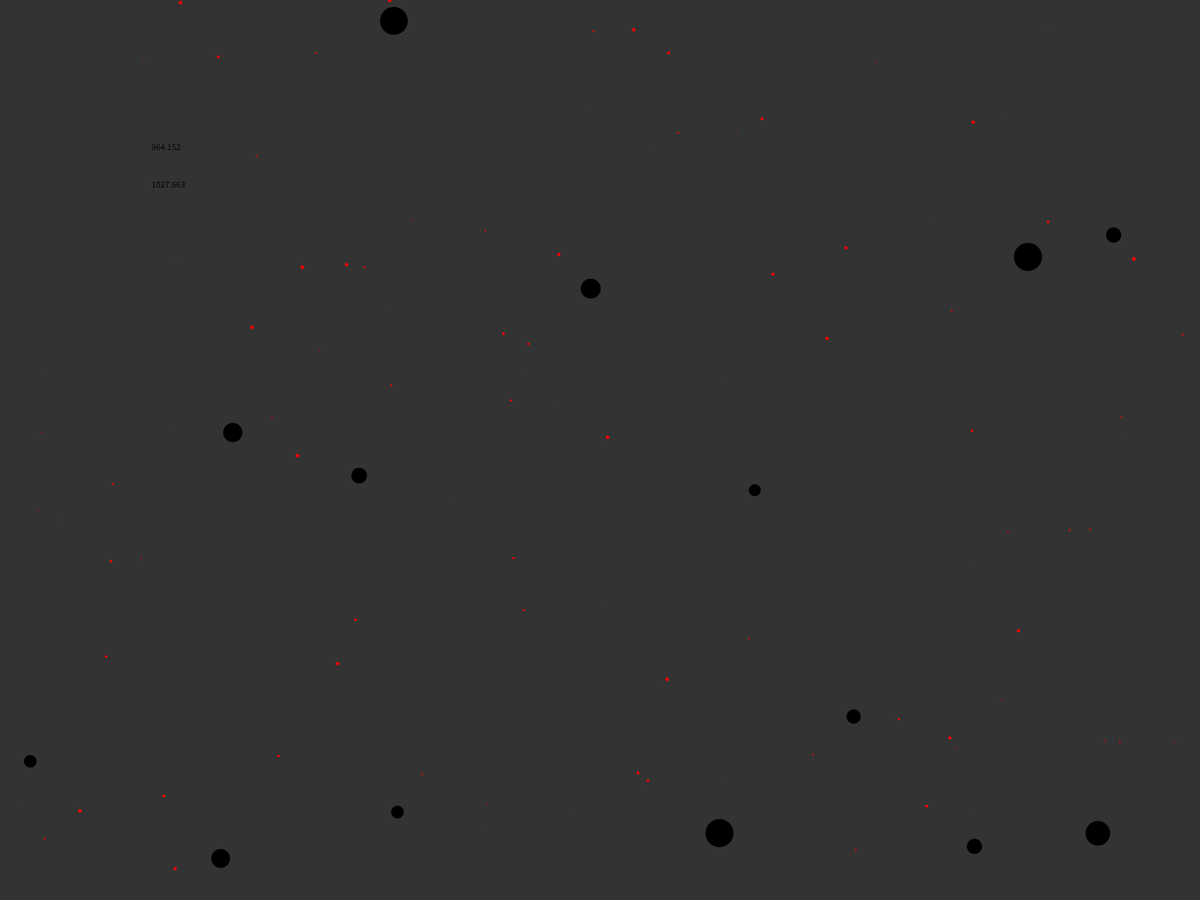
Frame 1 (no input)
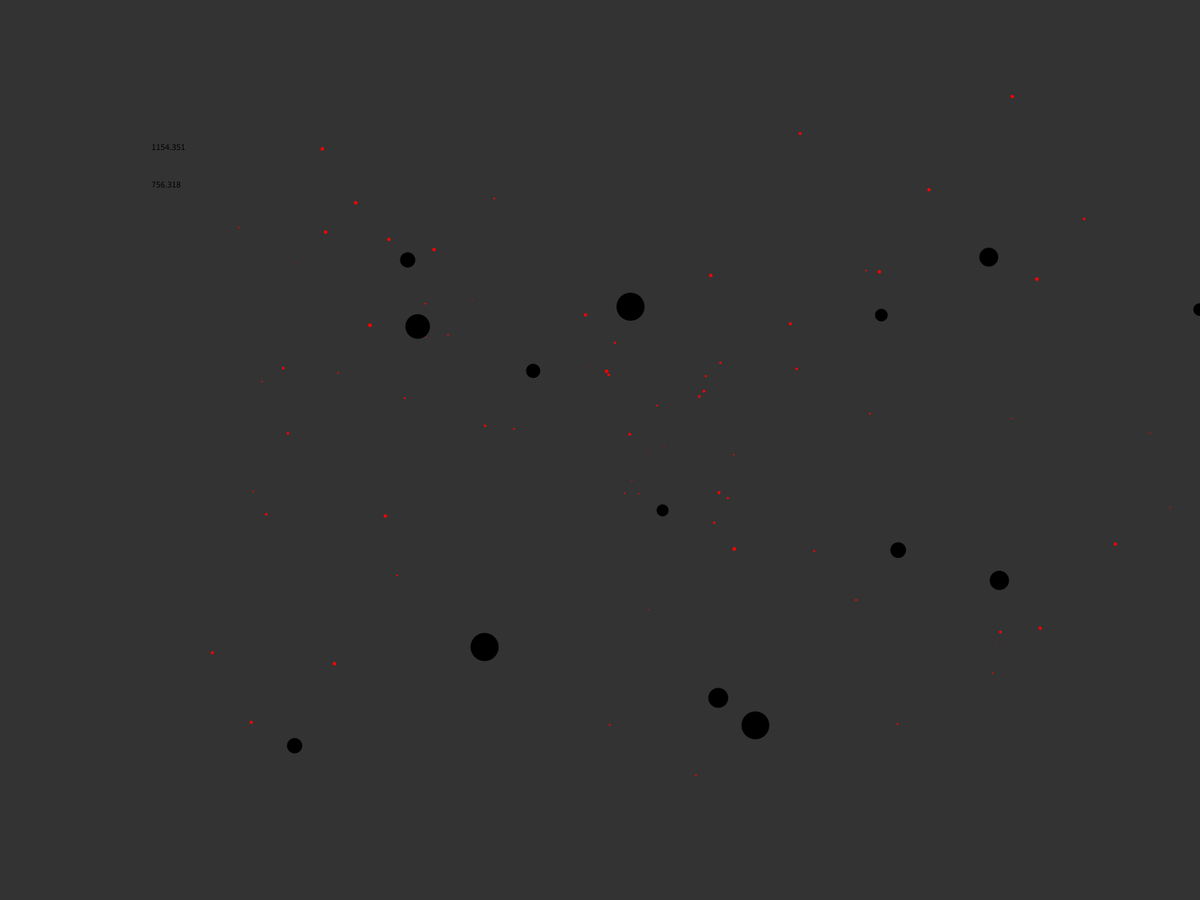
Frame 60 (the mouse pressed at the canvas centre just before this capture)
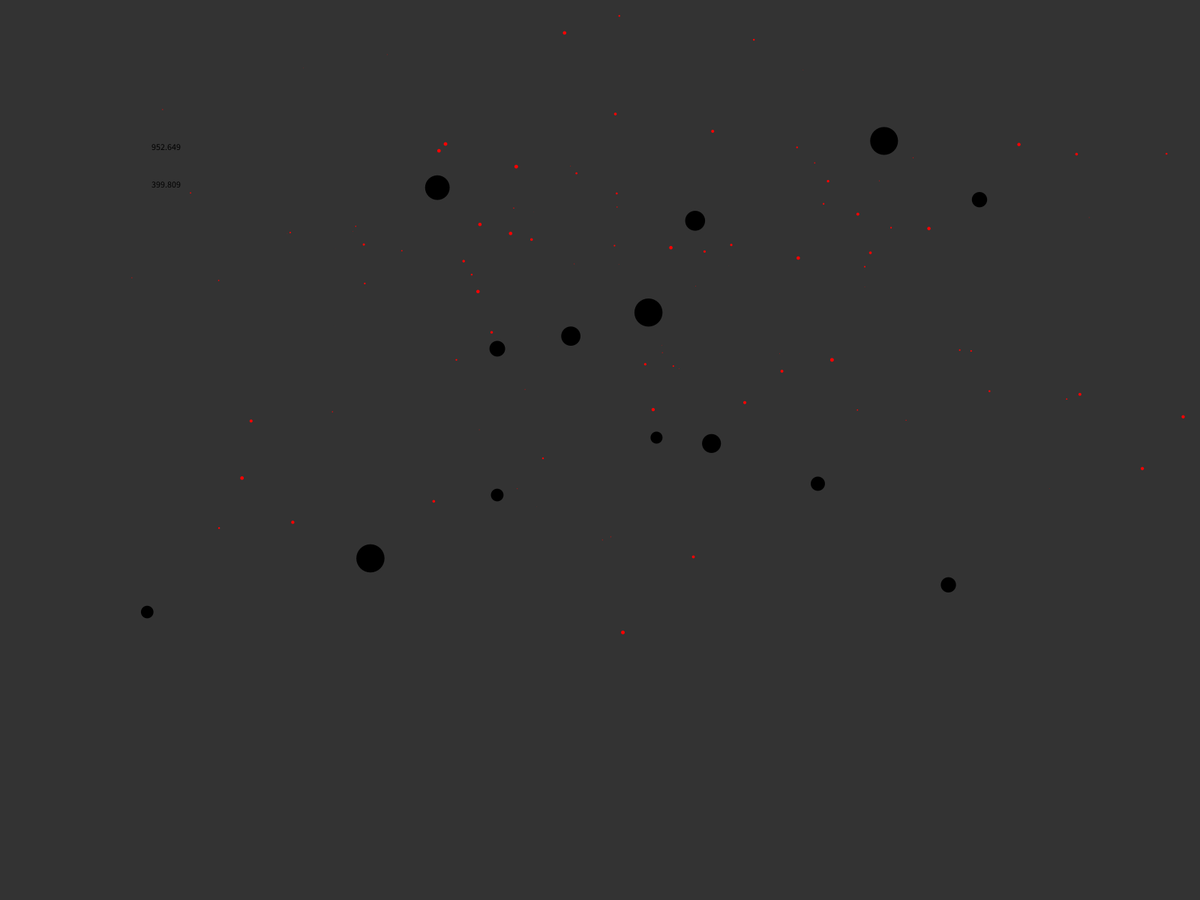
Frame 120 (the mouse held since frame 60 and released just before this capture)

The Processing sketch that drew these frames (run headless with seeded random() and noise(); from frame 60 on, the mouse is pressed at the canvas centre):

// Processing sketch: Universe_sim
// ── Universe_sim.pde
float seed = 0.12346;
float speed = 0.001;
float gravity = 10000;
FloatList points;
void setup(){
  noStroke();
  points = new FloatList();
  fullScreen();
  randomSeed(round(seed*2147000000));
  for(int i = 0; i < random(100,200); i++){
    points.append(random(0,width));
    points.append(random(0,height));
    points.append(random(0.0000001,5));
    points.append(random(-20*points.get(i+2),20*points.get(i+2)));
    points.append(random(-20*points.get(i+2),20*points.get(i+2)));
  }
  for(int i = 0; i < random(1,50); i++){
    points.append(random(0,width));
    points.append(random(0,height));
    points.append(random(10,40));
    points.append(random(-20*points.get(points.size()-1),20*points.get(points.size()-1)));
    points.append(random(-20*points.get(points.size()-2),20*points.get(points.size()-2)));
  }
}
void draw(){
  background(51);
  fill(255);
  for(int i = 0; i < points.size(); i+=5){
    if(points.get(i+2) < 10){
      fill(255,0,0);
    ellipse(points.get(i),points.get(i+1),points.get(i+2),points.get(i+2));
    }
    else{
      fill(0);
      ellipse(points.get(i),points.get(i+1),points.get(i+2),points.get(i+2));
    }
  }
  for(int i = 0; i < speed*10000; i++){
    move();
  }
  text(points.get(0),200,200);
  text(points.get(1),200,250);
  if(keyPressed){
    if(keyCode == UP){
      speed *= 1.1;
    }
    if(keyCode == DOWN){
      speed /= 1.1;
    }
  }
}
void move(){
  FloatList newPoints = new FloatList();
  for(int i = 0; i < points.size(); i+= 5){
    float xv = points.get(i+3);
    float yv = points.get(i+4);
    for(int j = 0; j < points.size(); j += 5){
      if(i != j){
        float dx = points.get(j)-points.get(i);
        float dy = points.get(j+1)-points.get(i+1);
        float dis = dx*dx + dy*dy;
        dis = sqrt(dis);
        if(dis != 0){
          xv += (points.get(j+2)*(points.get(j)-points.get(i))*10*gravity/(dis*points.get(i+2)));
          yv += (points.get(j+2)*(points.get(j+1)-points.get(i+1))*10*gravity/(dis*points.get(i+2)));
        }
    }
    }
    xv *= 0.99999999;
    yv *=  0.99999999;
    newPoints.append(points.get(i));
    newPoints.append(points.get(i+1));
    newPoints.append(points.get(i+2));
    newPoints.append(xv);
    newPoints.append(yv);
  }
  points = newPoints;
  
  for(int i = 0; i < points.size(); i+=5){
    points.add(i,points.get(i+3)/200000000);
    if(points.get(i) > width){
      points.mult(i+3,-1);
      points.add(i,points.get(i+3)/200000000);
    }
    if(points.get(i) < 0){
      points.mult(i+3,-1);
      points.add(i,points.get(i+3)/200000000);
    }
    points.add(i+1,points.get(i+4)/200000000);
    if(points.get(i+1) > height){
      points.mult(i+4,-1);
      points.add(i+1,points.get(i+4)/200000000);
    }
    if(points.get(i+1) < 0){
      points.mult(i+4,-1);
      points.add(i+1,points.get(i+4)/200000000);
    }
  }
}
